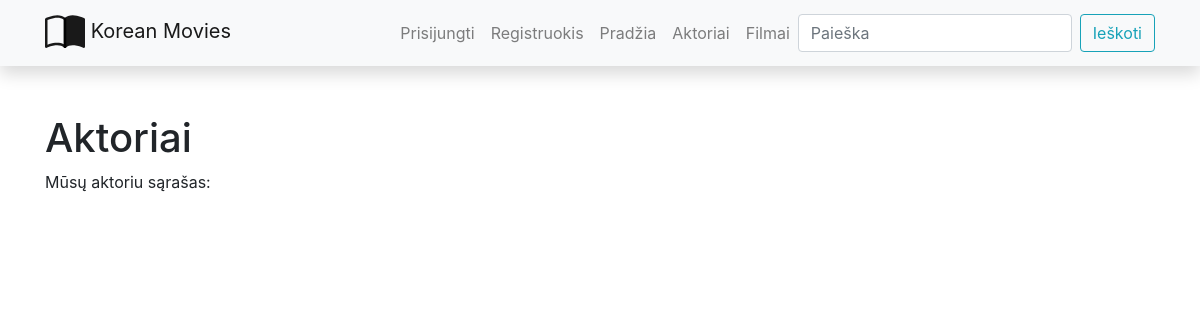
Page /filmai/aktoriai/ on the earlier database version.
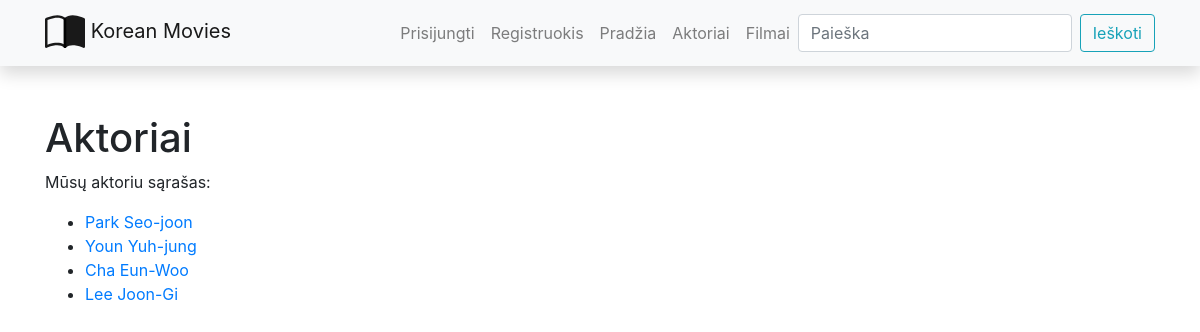
Same page on the later database version.
### filmai/models.py (models this page shows, shortened)
class Aktorius(models.Model):
    vardas_pavarde = models.CharField('Vardas pavarde', max_length=100)
    g_metai = models.IntegerField('Gimimo data')
    kinografija = HTMLField()
    nuotrauka = models.ImageField("Nuotrauka", upload_to="photo", null=True, blank=True)
    class Meta:
        verbose_name = "Aktorius"
        verbose_name_plural = "Aktoriai"

### filmai/views.py (the view)
# urls.py: path('aktoriai/', views.aktoriai, name='aktoriai-visi-url'),
def aktoriai(request):
    paginator = Paginator(Aktorius.objects.all(), 8)
    page_number = request.GET.get('page')
    paged_aktoriai = paginator.get_page(page_number)
    context_t = {
        'aktoriai_visos_eilutes_t': paged_aktoriai
    }
    return render(request, 'aktoriai_visi.html', context=context_t)

### filmai/templates/aktoriai_visi.html (shortened to what this page needs)
{% extends "base.html" %}
{% load static %}
{% block content %}
<h1>Aktoriai</h1>
<p>Mūsų aktoriu sąrašas:</p>
<ul>
    {% for aktorius_o in aktoriai_visos_eilutes_t %}
        <li><a href="{% url 'aktorius-vienas-url' aktorius_o.id %}">{{ aktorius_o.vardas_pavarde }}</a></li>
    {% endfor %}
</ul>
{% endblock %}

Differences in the rows shown:
added Aktorius: vardas_pavarde "Park Seo-joon"
added Aktorius: vardas_pavarde "Youn Yuh-jung"
added Aktorius: vardas_pavarde "Cha Eun-Woo"
added Aktorius: vardas_pavarde "Lee Joon-Gi"
